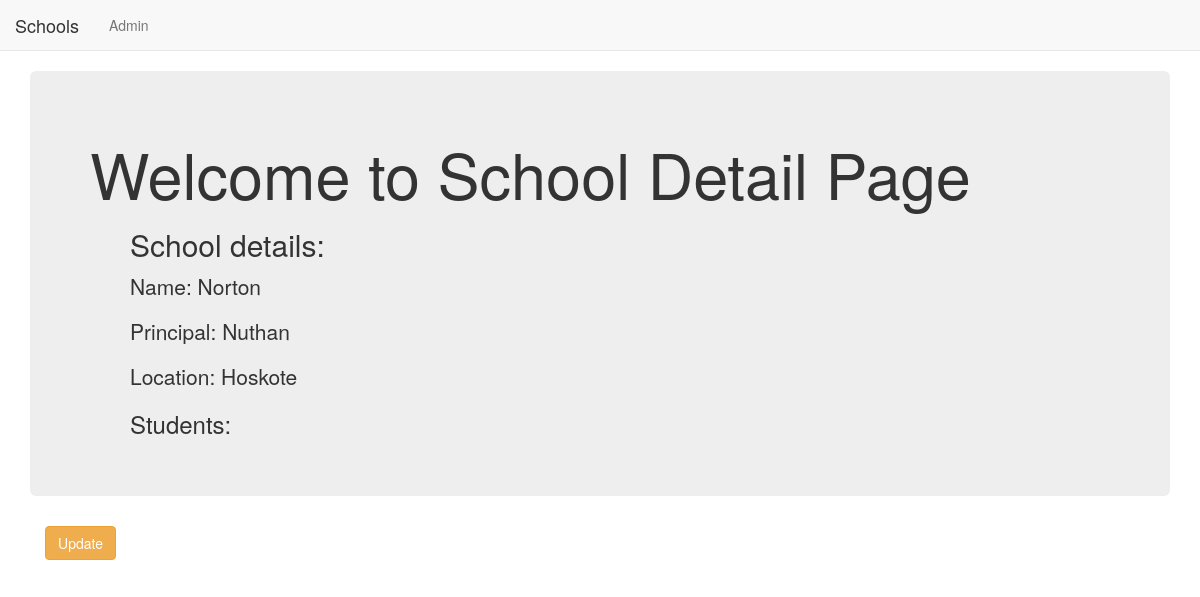
/basic_app/3/, run on an earlier commit of the app's database.
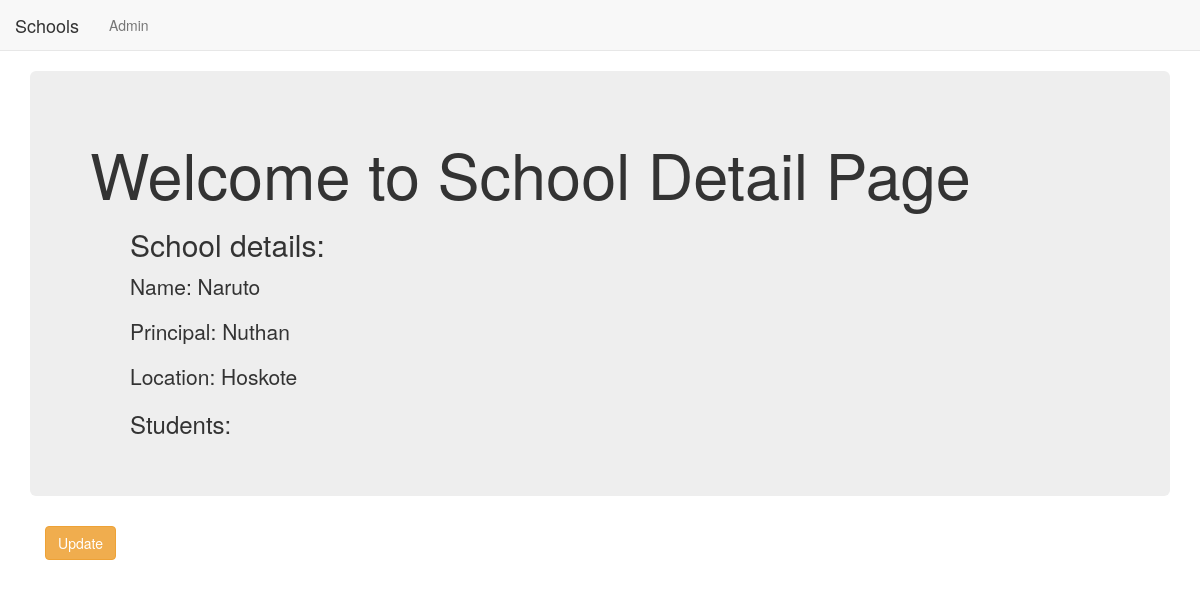
And on a later commit of the database.
### basic_app/models.py (models this page shows, shortened)
class School(models.Model):
    name = models.CharField(max_length=256)
    principal = models.CharField(max_length=256)
    location = models.CharField(max_length=256)

### basic_app/views.py (the view)
# urls.py: re_path(r'^(?P<pk>\d+)/$', views.SchoolDetailedView.as_view(), name='detail'),
class SchoolDetailedView(DetailView):
    context_object_name = 'school_detail'
    model = models.School
    template_name = 'basic_app/school_detail.html'

### basic_app/templates/basic_app/school_detail.html (shortened to what this page needs)
{% extends "basic_app/basic_app_base.html" %}
{% block body_block %}
<div class="jumbotron">
    <h1>Welcome to School Detail Page</h1>
    <ol>
        <h2>School details:</h2>
        <p>Name: {{school_detail.name}}</p>
        <p>Principal: {{school_detail.principal}}</p>
        <p>Location: {{school_detail.location}}</p>
        <h3>Students: </h3>
    </ol>
</div>
<div class="container">
    <p><a class="btn btn-warning" href="{% url 'basic_app:update' pk=school_detail.pk %}">Update</a></p>
</div>
{% endblock %}

### basic_app/templates/basic_app/basic_app_base.html (shortened to what this page needs)
<!DOCTYPE html>
<html lang="en">
<head>
    <link rel="stylesheet" href="https://maxcdn.bootstrapcdn.com/bootstrap/3.3.7/css/bootstrap.min.css"
>
</head>
<body>
    <nav class="navbar navbar-default navbar-static-top">
        <ul class="nav navbar-nav">
            <li><a class="navbar-brand" href="{% url 'basic_app:list' %}">Schools</a></li>
            <li><a class="navbar-link" href="{% url 'admin:index' %}">Admin</a></li>
            <li><a href="#"></a></li>
        </ul>
    </nav>
    <div class="container">
        {% block body_block %}
        {% endblock %}
    </div>
</body>
</html>

What changed in the data, as far as the page shows it:
changed School "Nuthan": name "Norton" → "Naruto"
